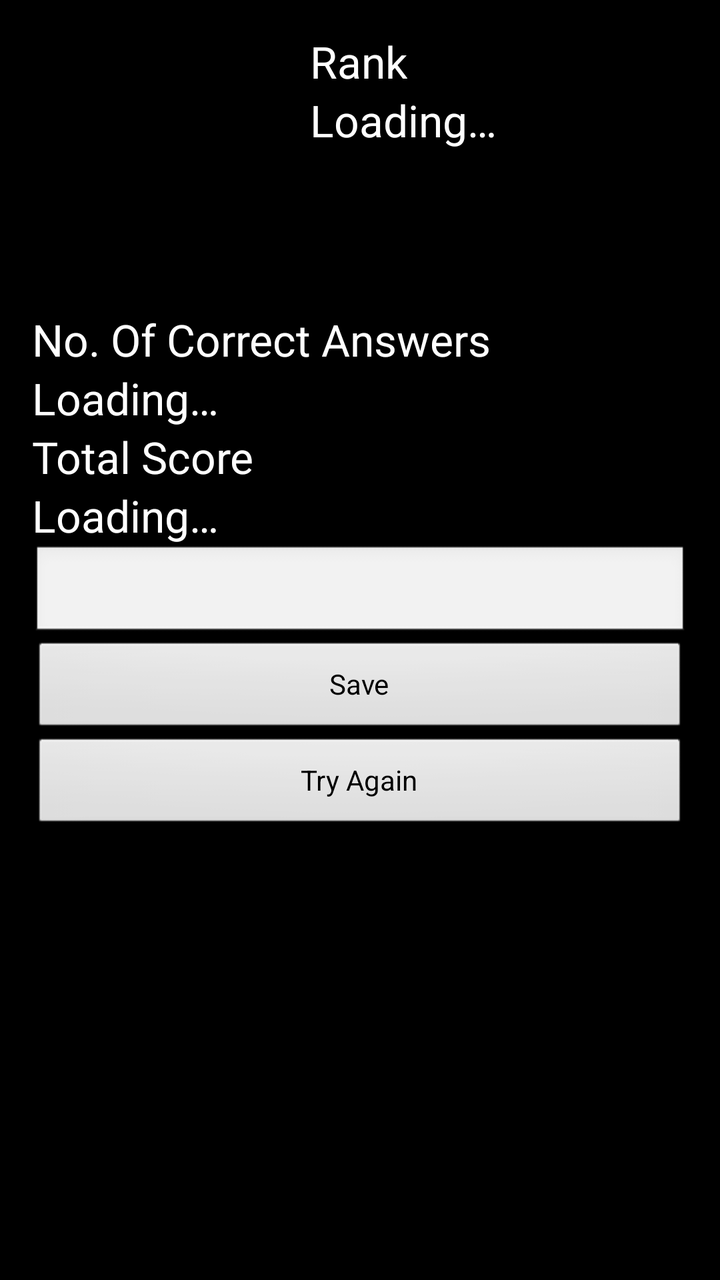
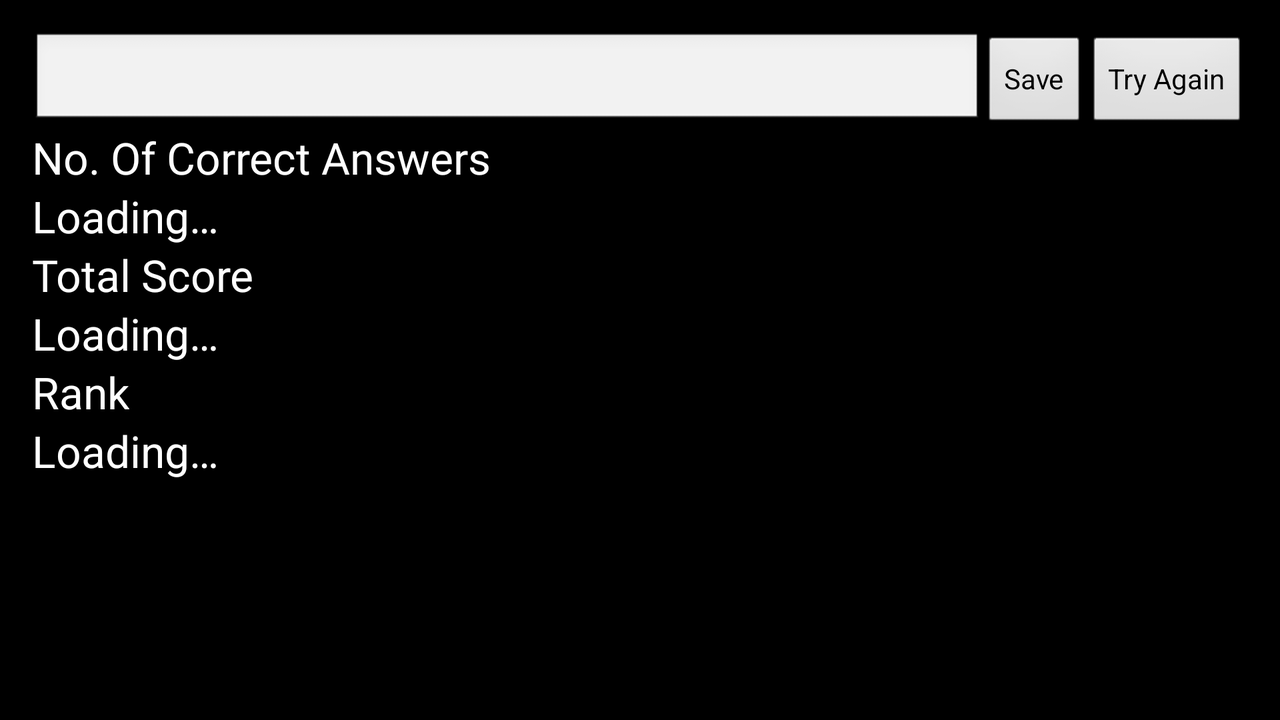

The same Android screen from two of the app's own layout files: first res/layout/ as a phone draws it, then the repository's variant for another configuration, drawn on a device whose configuration selects that folder. Both files follow.
<!-- AndroidManifest.xml: application theme AppTheme -->
<!-- res/layout/activity_endquiz.xml -->
<?xml version="1.0" encoding="utf-8"?>
<LinearLayout xmlns:android="http://schemas.android.com/apk/res/android"
    android:layout_width="match_parent"
    android:layout_height="match_parent"
    android:orientation="vertical"
    android:padding="@dimen/activity_horizontal_margin" >

    <LinearLayout
        android:layout_width="match_parent"
        android:layout_height="wrap_content" >

        <ImageView
            android:id="@+id/imgRank"
            android:layout_width="123dp"
            android:layout_height="123dp"
            android:src="@drawable/bg_tile" />

        <LinearLayout
            android:layout_width="wrap_content"
            android:layout_height="match_parent"
            android:layout_marginLeft="@dimen/activity_vertical_margin"
            android:orientation="vertical" >

            <TextView
                android:id="@+id/textView5"
                android:layout_width="wrap_content"
                android:layout_height="wrap_content"
                android:text="@string/rank"
                android:textAppearance="?android:attr/textAppearanceLarge" />

            <TextView
                android:id="@+id/tvUserScore"
                android:layout_width="wrap_content"
                android:layout_height="wrap_content"
                android:text="@string/loading"
                android:textAppearance="?android:attr/textAppearanceLarge" />

        </LinearLayout>

    </LinearLayout>

    <TextView
        android:id="@+id/tvHighScoreName"
        android:layout_width="wrap_content"
        android:layout_height="wrap_content"
        android:layout_marginTop="@dimen/activity_horizontal_margin"
        android:text="@string/no_of_correct"
        android:textAppearance="?android:attr/textAppearanceLarge" />

    <TextView
        android:id="@+id/tvCorrectAnswers"
        android:layout_width="wrap_content"
        android:layout_height="wrap_content"
        android:text="@string/loading"
        android:textAppearance="?android:attr/textAppearanceLarge" />

    <TextView
        android:id="@+id/textView3"
        android:layout_width="wrap_content"
        android:layout_height="wrap_content"
        android:text="@string/total_score"
        android:textAppearance="?android:attr/textAppearanceLarge" />

    <TextView
        android:id="@+id/tvRank"
        android:layout_width="wrap_content"
        android:layout_height="wrap_content"
        android:text="@string/loading"
        android:textAppearance="?android:attr/textAppearanceLarge" />

    <EditText
        android:id="@+id/etUsername"
        android:layout_width="match_parent"
        android:layout_height="wrap_content"
        android:ems="10"
        android:inputType="textPersonName" >

        <requestFocus />
    </EditText>

    <Button
        android:id="@+id/btnSaveName"
        android:layout_width="fill_parent"
        android:layout_height="wrap_content"
        android:text="@string/save" />

    <Button
        android:id="@+id/btnTryAgain"
        android:layout_width="fill_parent"
        android:layout_height="wrap_content"
        android:text="@string/try_again" />

</LinearLayout>
<!-- resources referenced by this layout -->
<resources>
  <dimen name="activity_horizontal_margin">16dp</dimen>
  <dimen name="activity_vertical_margin">16dp</dimen>
  <string name="loading">Loading…</string>
  <string name="no_of_correct">No. Of Correct Answers</string>
  <string name="rank">Rank</string>
  <string name="save">Save</string>
  <string name="total_score">Total Score</string>
  <string name="try_again">Try Again</string>
  <style name="AppTheme" parent="CustomTheme">
          
      </style>
  <style parent="android:Theme.Black" name="CustomTheme" />
</resources>
<!-- res/layout-land/activity_endquiz.xml (the repository's variant of the layout above) -->
<!-- drawn on the phone turned sideways -->
<?xml version="1.0" encoding="utf-8"?>
<LinearLayout xmlns:android="http://schemas.android.com/apk/res/android"
    android:layout_width="match_parent"
    android:layout_height="match_parent"
    android:orientation="vertical"
    android:padding="@dimen/activity_horizontal_margin" >

    <LinearLayout
        android:layout_width="match_parent"
        android:layout_height="wrap_content" >

        <EditText
            android:id="@+id/etUsername"
            android:layout_width="0dip"
            android:layout_height="wrap_content"
            android:layout_weight="1"
            android:ems="10"
            android:inputType="textPersonName" >

            <requestFocus />
        </EditText>

        <Button
            android:id="@+id/btnSaveName"
            android:layout_width="wrap_content"
            android:layout_height="wrap_content"
            android:text="@string/save" />

        <Button
            android:id="@+id/btnTryAgain"
            android:layout_width="wrap_content"
            android:layout_height="wrap_content"
            android:text="@string/try_again" />

    </LinearLayout>

    <TextView
        android:id="@+id/textView1"
        android:layout_width="wrap_content"
        android:layout_height="wrap_content"
        android:text="@string/no_of_correct"
        android:textAppearance="?android:attr/textAppearanceLarge" />

    <TextView
        android:id="@+id/tvCorrectAnswers"
        android:layout_width="wrap_content"
        android:layout_height="wrap_content"
        android:text="@string/loading"
        android:textAppearance="?android:attr/textAppearanceLarge" />

    <TextView
        android:id="@+id/textView3"
        android:layout_width="wrap_content"
        android:layout_height="wrap_content"
        android:text="@string/total_score"
        android:textAppearance="?android:attr/textAppearanceLarge" />

    <TextView
        android:id="@+id/tvUserScore"
        android:layout_width="wrap_content"
        android:layout_height="wrap_content"
        android:text="@string/loading"
        android:textAppearance="?android:attr/textAppearanceLarge" />

    <TextView
        android:id="@+id/textView5"
        android:layout_width="wrap_content"
        android:layout_height="wrap_content"
        android:text="@string/rank"
        android:textAppearance="?android:attr/textAppearanceLarge" />

    <TextView
        android:id="@+id/tvRank"
        android:layout_width="wrap_content"
        android:layout_height="wrap_content"
        android:text="@string/loading"
        android:textAppearance="?android:attr/textAppearanceLarge" />

</LinearLayout>
<!-- resources referenced by the variant -->
<!-- as the phone turned sideways resolves them -->
<resources>
  <dimen name="activity_horizontal_margin">16dp</dimen>
  <string name="loading">Loading…</string>
  <string name="no_of_correct">No. Of Correct Answers</string>
  <string name="rank">Rank</string>
  <string name="save">Save</string>
  <string name="total_score">Total Score</string>
  <string name="try_again">Try Again</string>
  <style name="AppTheme" parent="CustomTheme">
          
      </style>
  <style parent="android:Theme.Black" name="CustomTheme" />
</resources>
